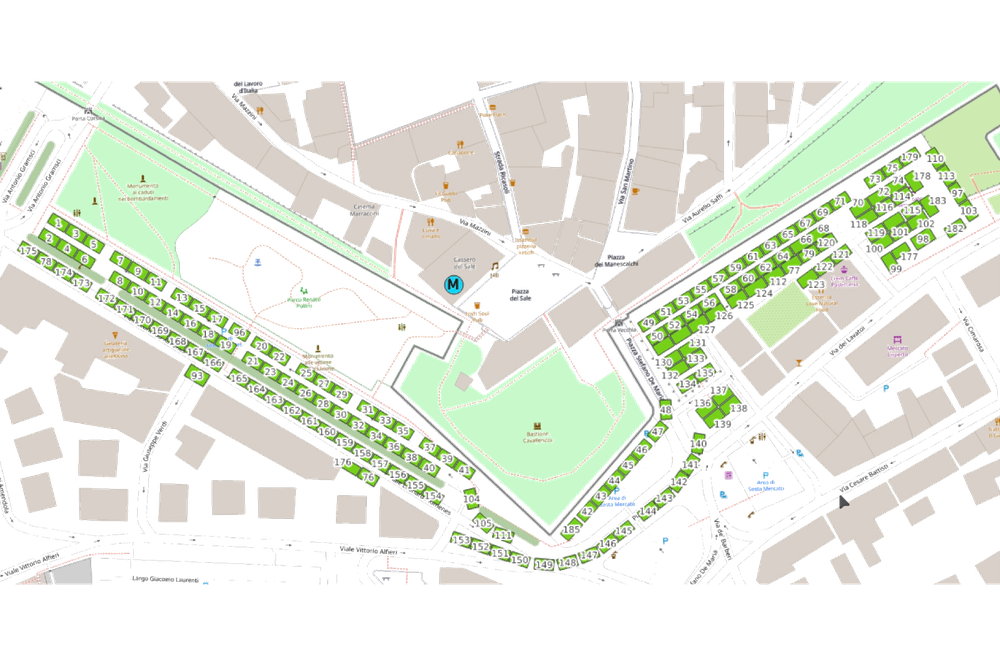
#> input picture data/grosseto_pianta_transparent.png, 1000 x 666 px, shrunk from 1801 x 1200 before the run
$ python clean_image.py
#> lines starting #> are read from the running program, lines starting #| are printed output that depends on the picture; after the words box and inside, x2 and y2 are one past the last pixel; in counts of white or black regions, pixels touching at a corner belong together
#!/usr/bin/env python3
"""
Pulisce l'immagine della pianta:
- Rimuove sfondo bianco/grigio
- Rimuove numeri neri
- Lascia SOLO i rettangoli verdi
"""

from PIL import Image
import numpy as np

# Carica immagine
img = Image.open('data/grosseto_pianta_transparent.png').convert('RGBA')
#> img is the input picture: PIL image 1000x666 RGBA; mean R, G, B, A 103.7, 107.8, 97.2, 99.9
data = np.array(img)

print(f"📐 Dimensioni immagine: {data.shape}")
#| 📐 Dimensioni immagine: (666, 1000, 4)

# Estrai canali RGB
r, g, b, a = data[:,:,0], data[:,:,1], data[:,:,2], data[:,:,3]
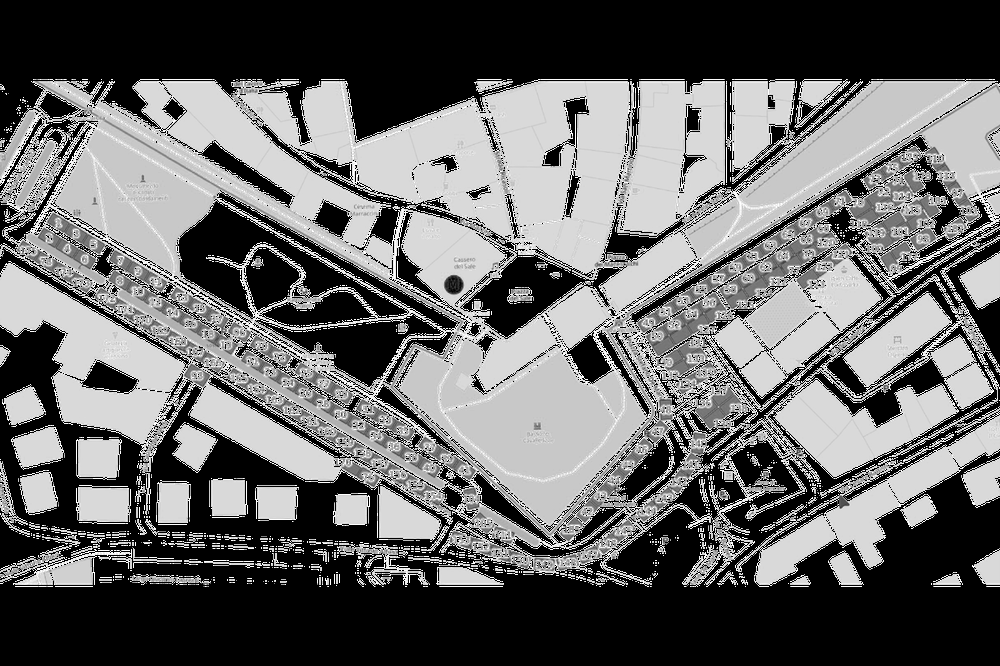
#> r: shape (666, 1000); min 0, max 255, mean 103.7
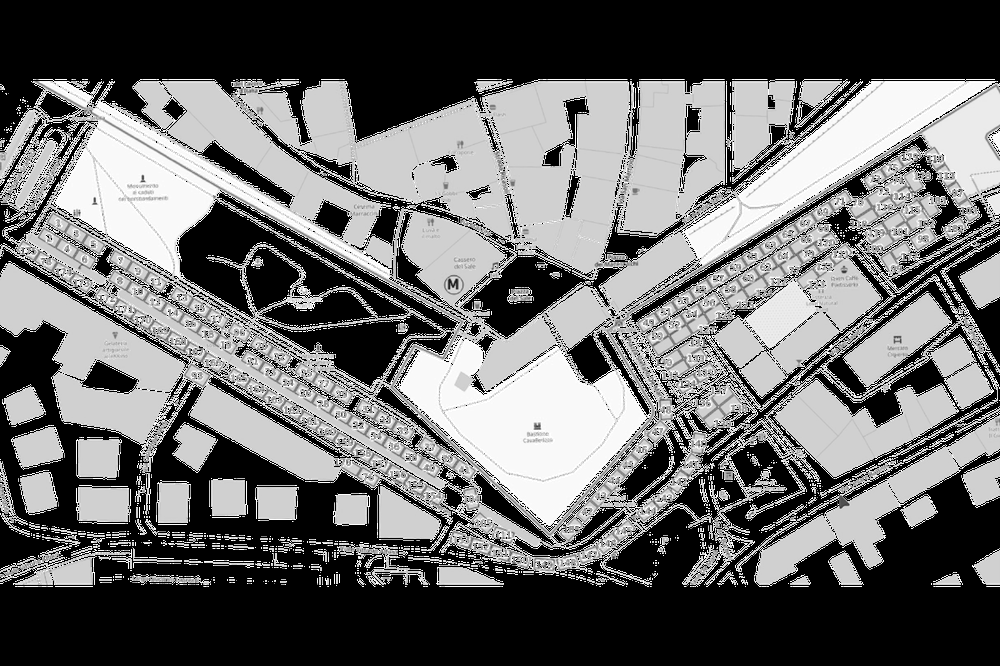
#> g: shape (666, 1000); min 0, max 255, mean 107.8
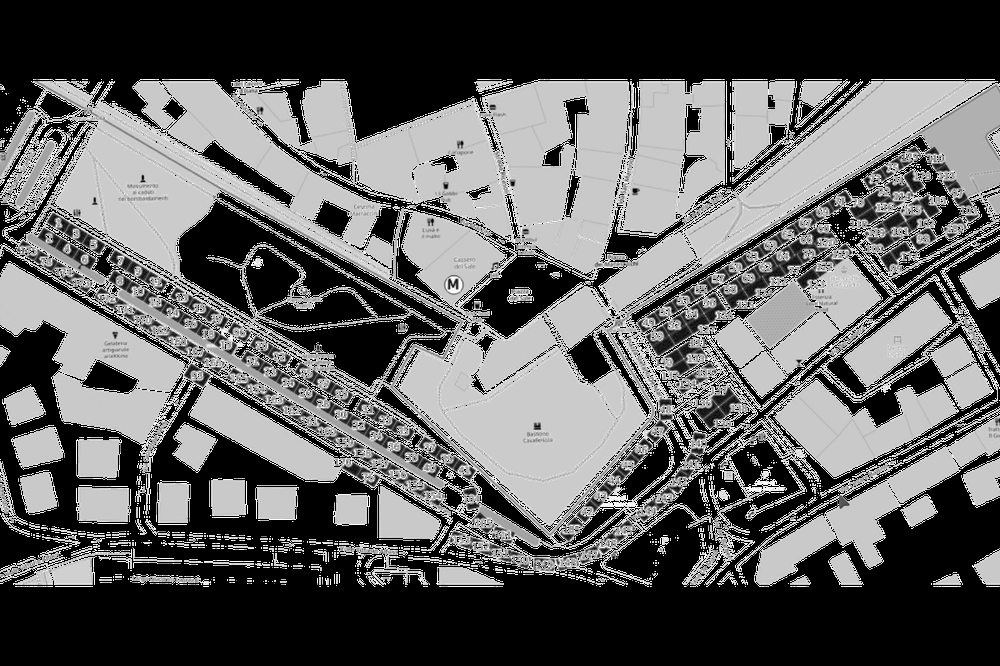
#> b: shape (666, 1000); min 0, max 255, mean 97.2
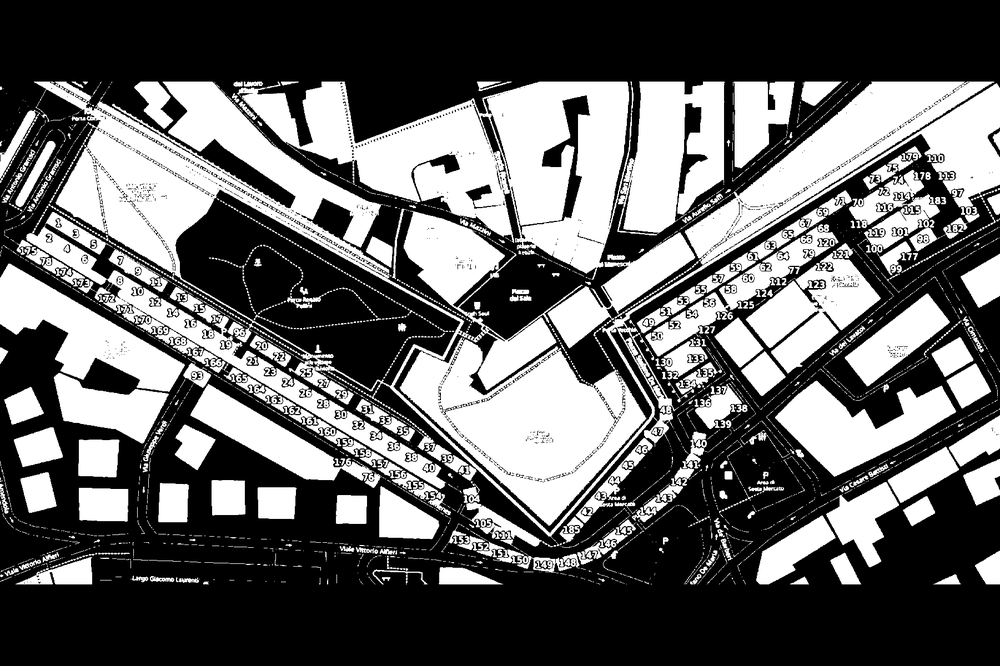
#> a: shape (666, 1000); min 0, max 255, mean 99.9

# STEP 1: Identifica i rettangoli verdi
# Verde: R < 150, G > 100, B < 150
is_green = (r < 150) & (g > 100) & (b < 150)
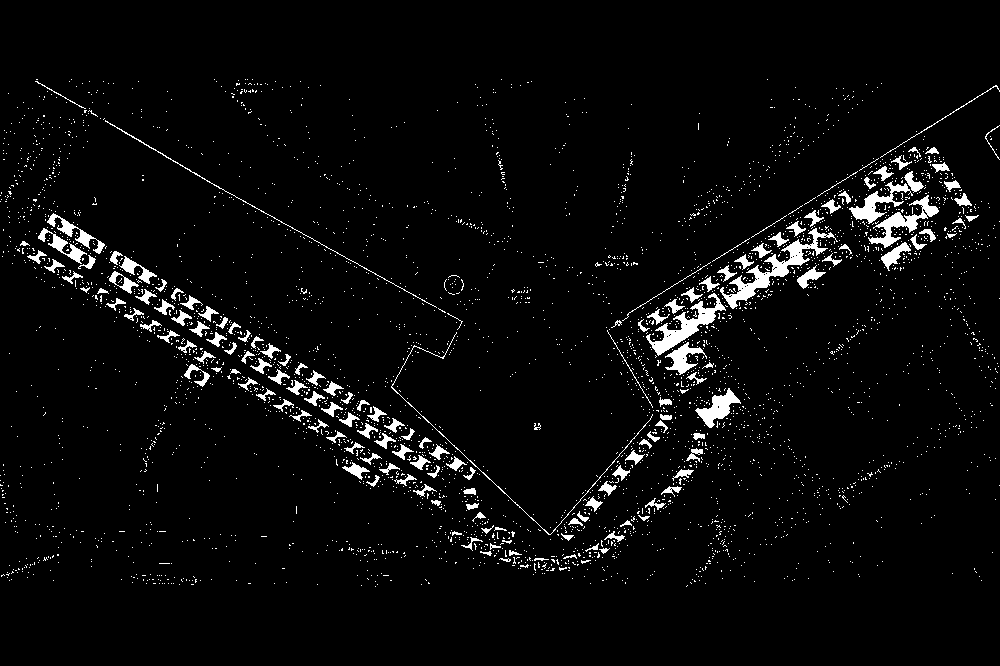
#> is_green: shape (666, 1000) bool; 4% white; 4054 white regions (3888 under 20 px), largest, box (x1, y1, x2, y2) and area: (720, 228, 838, 309) 1664, (646, 293, 726, 356) 1287, (868, 195, 939, 248) 966

print(f"✅ Pixel verdi trovati: {np.sum(is_green)}")
#| ✅ Pixel verdi trovati: 26964

# STEP 2: Crea maschera trasparente
# Tutto trasparente tranne i verdi
alpha_new = np.where(is_green, 255, 0).astype(np.uint8)

# STEP 3: Mantieni colori originali ma cambia alpha
data_new = data.copy()
data_new[:,:,3] = alpha_new
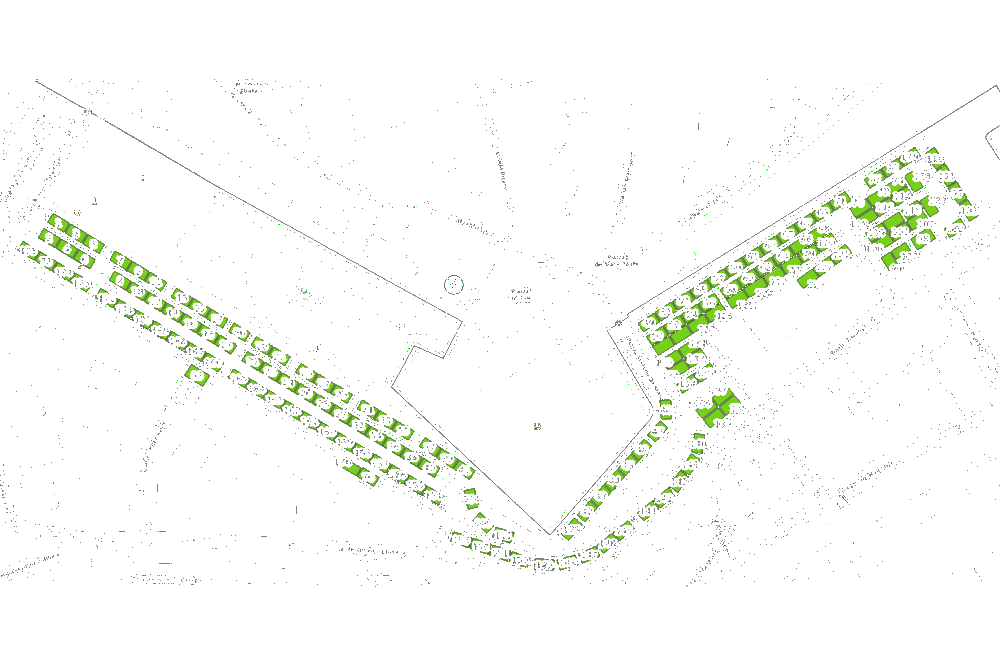
#> data_new: shape (666, 1000, 4); mean R, G, B, A 103.7, 107.8, 97.2, 10.3; transparent parts drawn white

# Crea nuova immagine
img_clean = Image.fromarray(data_new, 'RGBA')

# Salva
output_path = 'data/grosseto_pianta_clean.png'
img_clean.save(output_path, 'PNG')

print(f"✅ Immagine pulita salvata: {output_path}")
print(f"📊 Pixel trasparenti: {np.sum(alpha_new == 0)}")
#| 📊 Pixel trasparenti: 639036
print(f"📊 Pixel verdi: {np.sum(alpha_new == 255)}")
#| 📊 Pixel verdi: 26964

$ run again, with data/debug_detection.png copied over data/grosseto_pianta_transparent.png
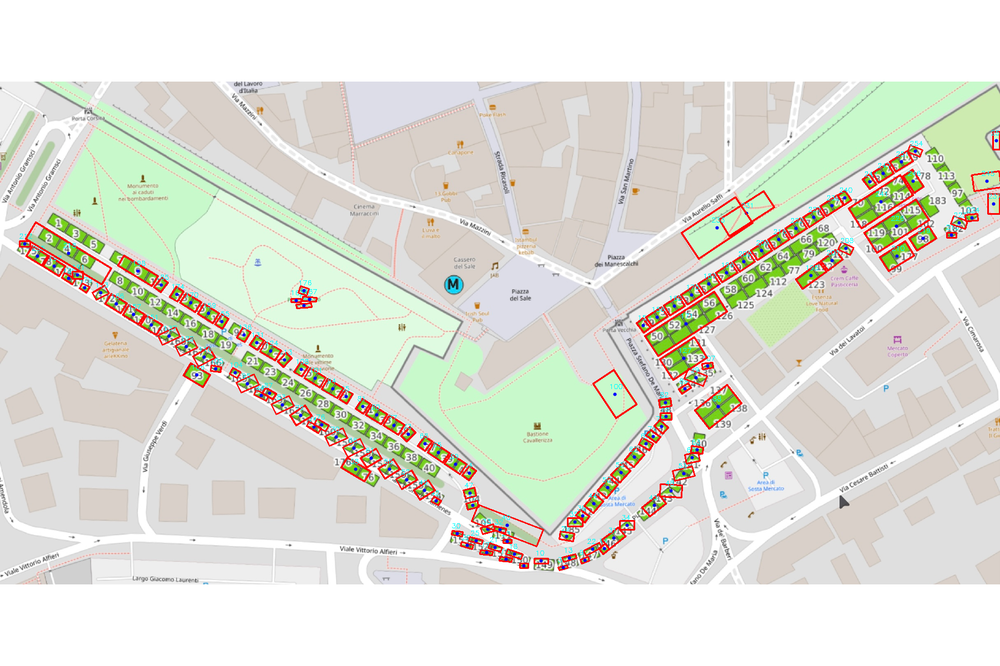
#> input picture data/debug_detection.png, 1000 x 666 px, shrunk from 1801 x 1200 before the run
#| 📐 Dimensioni immagine: (666, 1000, 4)
#> a: shape (666, 1000); every value is 255
#> `is_green = (r < 150) & (g > 100) & (b < 150)`:
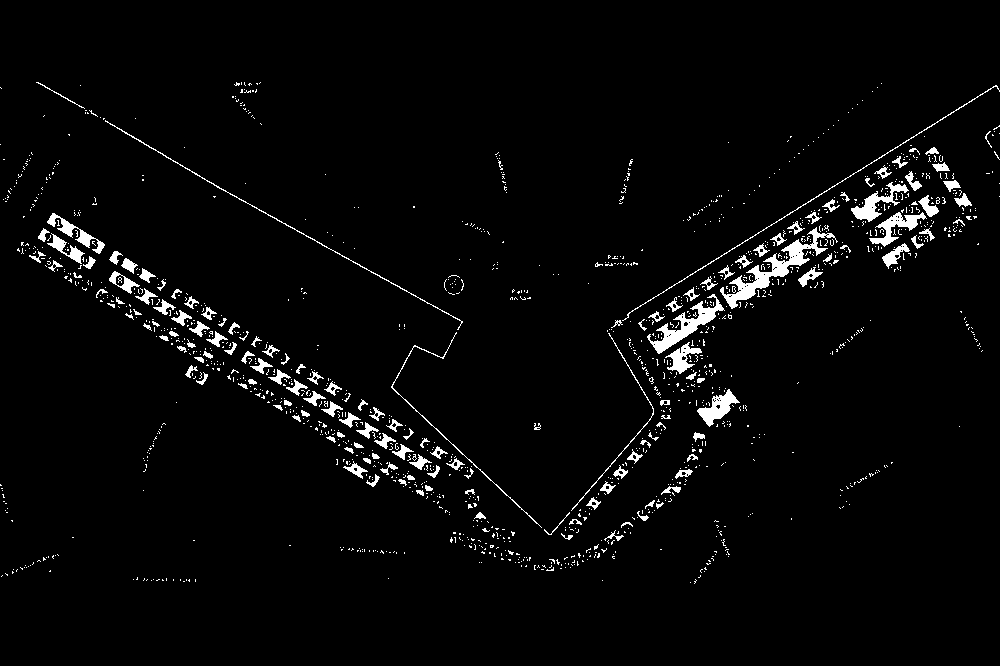
#> is_green: shape (666, 1000) bool; 3.2% white; 1511 white regions (1357 under 20 px), largest, box (x1, y1, x2, y2) and area: (720, 227, 838, 309) 1725, (647, 294, 725, 354) 1145, (851, 182, 909, 222) 677
#| ✅ Pixel verdi trovati: 21091
#> `data_new[:,:,3] = alpha_new`:
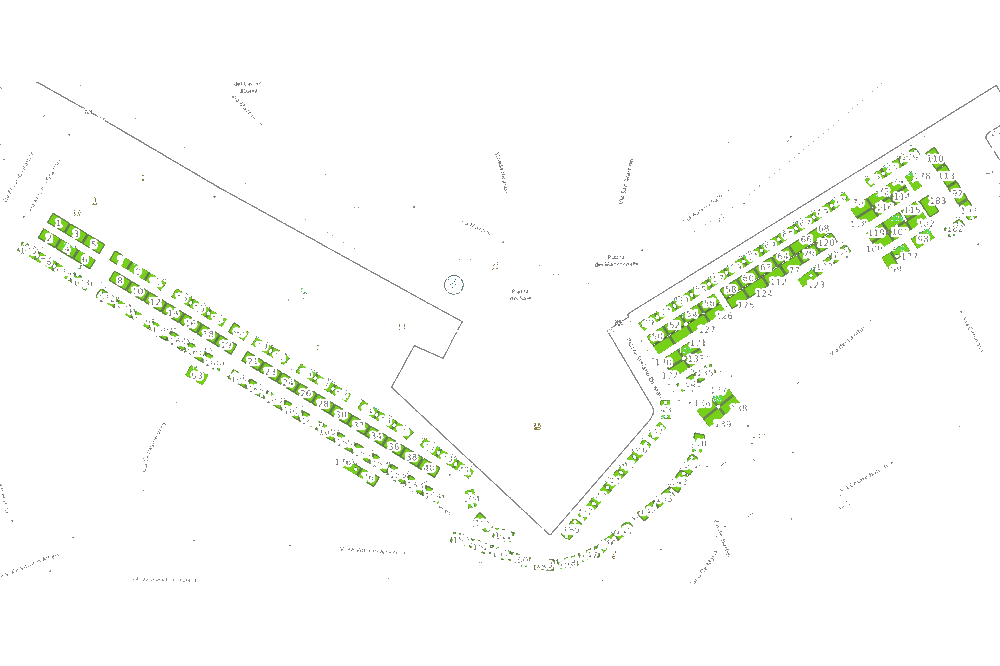
#> data_new: shape (666, 1000, 4); mean R, G, B, A 223.7, 224.6, 214.6, 8.1; transparent parts drawn white
#| 📊 Pixel trasparenti: 644909
#| 📊 Pixel verdi: 21091
